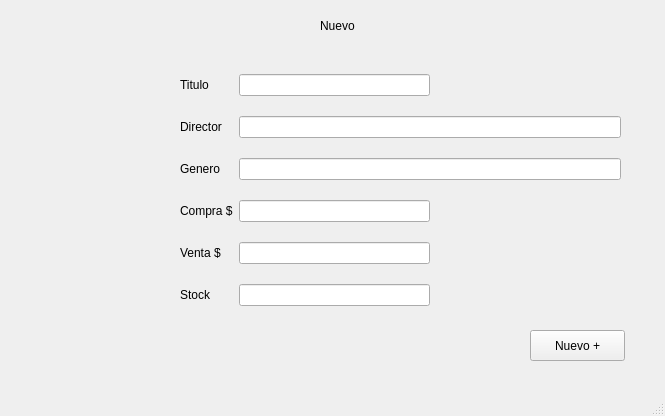
<?xml version="1.0" encoding="UTF-8"?>
<ui version="4.0">
 <class>MainWindow</class>
 <widget class="QMainWindow" name="MainWindow">
  <property name="geometry">
   <rect>
    <x>0</x>
    <y>0</y>
    <width>665</width>
    <height>416</height>
   </rect>
  </property>
  <property name="windowTitle">
   <string>PyMovie-Add</string>
  </property>
  <widget class="QWidget" name="centralwidget">
   <widget class="QWidget" name="gridLayoutWidget">
    <property name="geometry">
     <rect>
      <x>180</x>
      <y>60</y>
      <width>441</width>
      <height>261</height>
     </rect>
    </property>
    <layout class="QGridLayout" name="gridLayout">
     <item row="5" column="0">
      <widget class="QLabel" name="label_7">
       <property name="text">
        <string>Stock</string>
       </property>
      </widget>
     </item>
     <item row="1" column="1">
      <widget class="QLineEdit" name="lineEdit_2"/>
     </item>
     <item row="0" column="0">
      <widget class="QLabel" name="label_2">
       <property name="text">
        <string>Titulo</string>
       </property>
      </widget>
     </item>
     <item row="4" column="0">
      <widget class="QLabel" name="label_6">
       <property name="text">
        <string>Venta $</string>
       </property>
      </widget>
     </item>
     <item row="3" column="1">
      <layout class="QHBoxLayout" name="horizontalLayout">
       <item>
        <widget class="QLineEdit" name="lineEdit_4"/>
       </item>
       <item>
        <spacer name="horizontalSpacer">
         <property name="orientation">
          <enum>Qt::Horizontal</enum>
         </property>
         <property name="sizeHint" stdset="0">
          <size>
           <width>40</width>
           <height>20</height>
          </size>
         </property>
        </spacer>
       </item>
      </layout>
     </item>
     <item row="2" column="1">
      <widget class="QLineEdit" name="lineEdit_3"/>
     </item>
     <item row="2" column="0">
      <widget class="QLabel" name="label_4">
       <property name="text">
        <string>Genero</string>
       </property>
      </widget>
     </item>
     <item row="1" column="0">
      <widget class="QLabel" name="label_3">
       <property name="text">
        <string>Director</string>
       </property>
      </widget>
     </item>
     <item row="3" column="0">
      <widget class="QLabel" name="label_5">
       <property name="text">
        <string>Compra $</string>
       </property>
      </widget>
     </item>
     <item row="4" column="1">
      <layout class="QHBoxLayout" name="horizontalLayout_3">
       <item>
        <widget class="QLineEdit" name="lineEdit_5"/>
       </item>
       <item>
        <spacer name="horizontalSpacer_2">
         <property name="orientation">
          <enum>Qt::Horizontal</enum>
         </property>
         <property name="sizeHint" stdset="0">
          <size>
           <width>40</width>
           <height>20</height>
          </size>
         </property>
        </spacer>
       </item>
      </layout>
     </item>
     <item row="5" column="1">
      <layout class="QHBoxLayout" name="horizontalLayout_4">
       <item>
        <widget class="QLineEdit" name="lineEdit_6"/>
       </item>
       <item>
        <spacer name="horizontalSpacer_3">
         <property name="orientation">
          <enum>Qt::Horizontal</enum>
         </property>
         <property name="sizeHint" stdset="0">
          <size>
           <width>40</width>
           <height>20</height>
          </size>
         </property>
        </spacer>
       </item>
      </layout>
     </item>
     <item row="0" column="1">
      <layout class="QHBoxLayout" name="horizontalLayout_2">
       <item>
        <widget class="QLineEdit" name="lineEdit"/>
       </item>
       <item>
        <spacer name="horizontalSpacer_4">
         <property name="orientation">
          <enum>Qt::Horizontal</enum>
         </property>
         <property name="sizeHint" stdset="0">
          <size>
           <width>40</width>
           <height>20</height>
          </size>
         </property>
        </spacer>
       </item>
      </layout>
     </item>
    </layout>
   </widget>
   <widget class="QPushButton" name="pushButton">
    <property name="geometry">
     <rect>
      <x>530</x>
      <y>330</y>
      <width>95</width>
      <height>31</height>
     </rect>
    </property>
    <property name="text">
     <string>Nuevo +</string>
    </property>
   </widget>
   <widget class="QLabel" name="logo">
    <property name="geometry">
     <rect>
      <x>40</x>
      <y>140</y>
      <width>151</width>
      <height>251</height>
     </rect>
    </property>
    <property name="text">
     <string/>
    </property>
   </widget>
   <widget class="QLabel" name="title">
    <property name="geometry">
     <rect>
      <x>320</x>
      <y>10</y>
      <width>151</width>
      <height>31</height>
     </rect>
    </property>
    <property name="text">
     <string>Nuevo</string>
    </property>
   </widget>
  </widget>
  <widget class="QMenuBar" name="menubar">
   <property name="geometry">
    <rect>
     <x>0</x>
     <y>0</y>
     <width>665</width>
     <height>27</height>
    </rect>
   </property>
  </widget>
  <widget class="QStatusBar" name="statusbar"/>
 </widget>
 <resources/>
 <connections/>
</ui>
